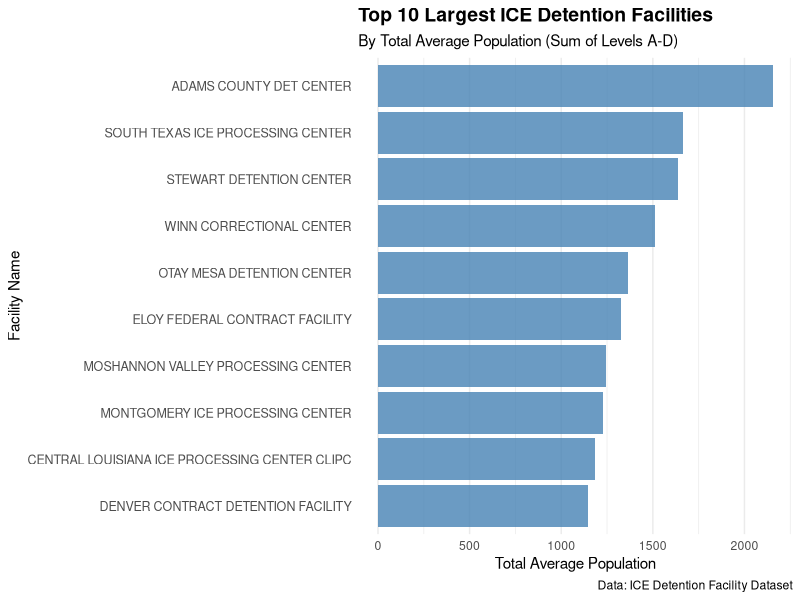
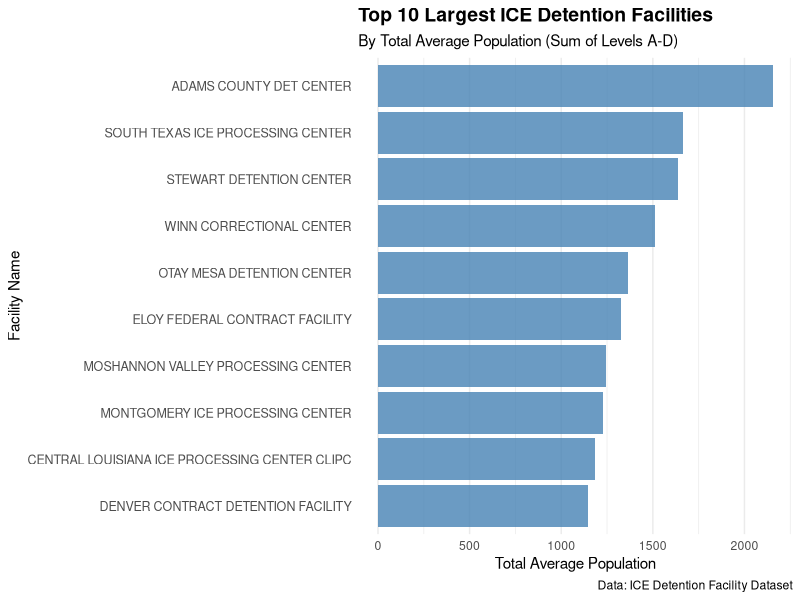

Generate these figures, in order, with R:
library(tidyverse)

#Read the raw data as text lines to find header
raw_lines <- read_lines("data/messy_ice_detention.csv")

#Find the line that starts with header pattern
header_row <- which(str_detect(raw_lines, "^Name,City,State"))[1]

#Defensive check (to ensure header was found)
if (is.na(header_row)) {
  stop("Header row not found. Please check file structure.")
}

#Read CSV skipping everything before header
detention_data <- read_csv("data/messy_ice_detention.csv", skip = header_row - 1)

# ==============================================================================
# DATA CLEANING
# ==============================================================================

detention_clean <- detention_data %>%
  
  # Clean NAME column by removing special characters and normalizing spacing
  mutate(Name = str_replace_all(Name, "[^A-Za-z0-9 .-]", "")) %>%
  mutate(Name = str_squish(Name)) %>%
  
  # Clean CITY column and standardize formatting
  mutate(City = str_replace_all(City, "[^A-Za-z ]", "")) %>%
  mutate(City = str_squish(City)) %>%
  mutate(City = str_to_title(City)) %>%
  mutate(City = na_if(City, "")) %>%
  
  # Clean STATE column and handle missing values
  mutate(State = str_to_upper(str_trim(State))) %>%
  mutate(State = na_if(State, "")) %>%
  
  # Clean LEVEL columns and ensure population level columns are numeric and rounded for readability
  mutate(across(starts_with("Level"), ~round(., 2))) %>%
  
  # Clean DATE column and convert inspection end dates
  mutate(`Last Inspection End Date` = case_when(
    is.na(`Last Inspection End Date`) ~ NA_character_,
    str_detect(`Last Inspection End Date`, "^N/?A$") ~ NA_character_,
    str_detect(`Last Inspection End Date`, "^\\d{5}$") ~ 
      as.character(as.Date(as.numeric(`Last Inspection End Date`), origin = "1899-12-30")),
    TRUE ~ `Last Inspection End Date`
  )) %>%
  # Convert to Date type
  mutate(`Last Inspection End Date` = as.Date(`Last Inspection End Date`))

# ------------------------------------------------------------------------------
# DATA VALIDATION AND INSPECTION
# ------------------------------------------------------------------------------

cat("\n=== CLEANED DATA STRUCTURE ===\n")
glimpse(detention_clean)

cat("\n=== MISSING VALUES SUMMARY ===\n")
colSums(is.na(detention_clean))

cat("\n=== SAMPLE OF CLEANED DATA ===\n")
print(head(detention_clean, 10), n = 10)

cat("\n=== Sample of Cleaned Dates ===\n")
head(detention_clean$`Last Inspection End Date`, 20)


# ==============================================================================
# DATA ANALYSIS
# ==============================================================================

# Create total population across all levels
detention_analyzed <- detention_clean %>%
  mutate(Total_Population = `Level A` + `Level B` + `Level C` + `Level D`) %>%
  # Sort by Total Population descending
  arrange(desc(Total_Population)) %>%
  # Select top 10 facilities
  slice_head(n = 10)

cat("\n=== TOP 10 LARGEST DETENTION FACILITIES ===\n")
print(detention_analyzed %>% 
        select(Name, City, State, Total_Population), 
      n = 10)

# ==============================================================================
# 4. VISUALIZATION
# ==============================================================================

# Create bar chart of top 10 facilities
plot_top10 <- ggplot(detention_analyzed, 
                     aes(x = reorder(Name, Total_Population), 
                         y = Total_Population)) +
  geom_col(fill = "steelblue", alpha = 0.8) +
  coord_flip() +  # Horizontal bars for better readability
  labs(
    title = "Top 10 Largest ICE Detention Facilities",
    subtitle = "By Total Average Population (Sum of Levels A-D)",
    x = "Facility Name",
    y = "Total Average Population",
    caption = "Data: ICE Detention Facility Dataset"
  ) +
  theme_minimal() +
  theme(
    plot.title = element_text(face = "bold", size = 14),
    axis.text.y = element_text(size = 9),
    panel.grid.major.y = element_blank()
  )

# Display the plot
print(plot_top10)

# Save the visualization as PNG
ggsave("output/top10_detention_facilities.png", 
       plot = plot_top10, 
       width = 10, 
       height = 6, 
       dpi = 300)

cat("\n=== VISUALIZATION SAVED ===\n")
cat("File: top10_detention_facilities.png\n")